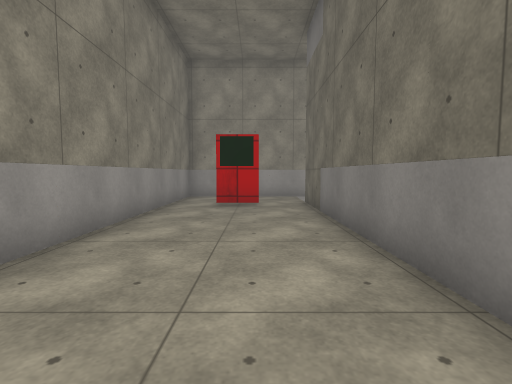
[1] (above)

12 first-person views from a walk through a 3-D level made in the Unity game engine. The camera is 1.2 m above the floor, tilts 4° down and sees 85° across. The floor is counted in squares, 1.33 m on a side. Each view is taken from the middle of a square. On the plan, view 1 faces up. The plan holds only what a view shows up to about 11 squares ahead; the rest is blank. The place goes on beyond the plan. The player is left out. Some surface patterns are stand-ins.

[2]
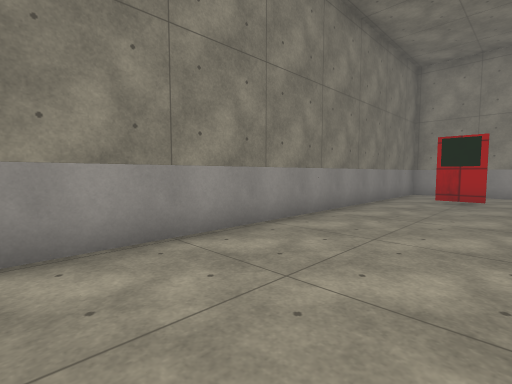

[3]
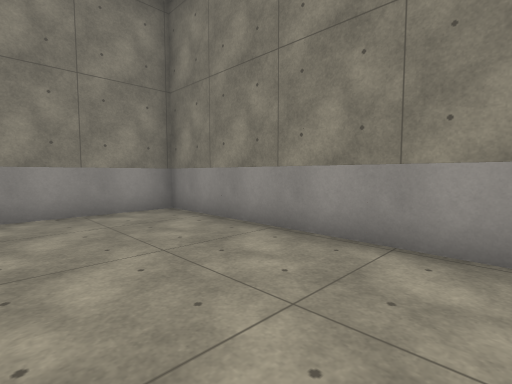

[4]
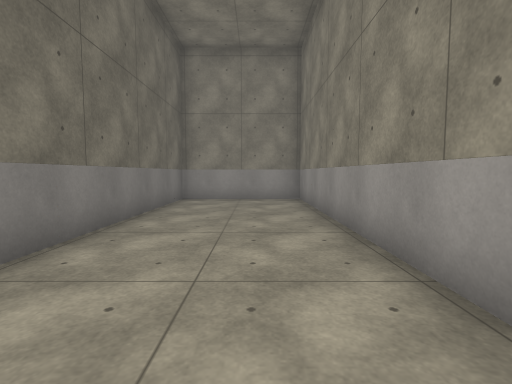

[5]
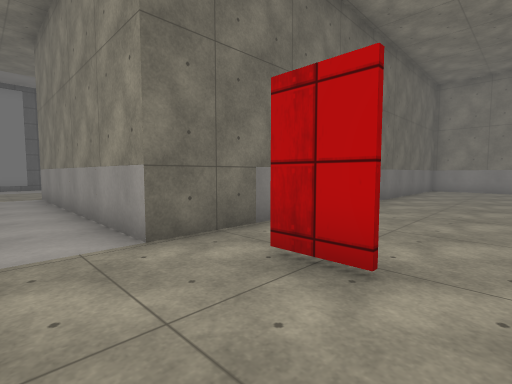

[6]
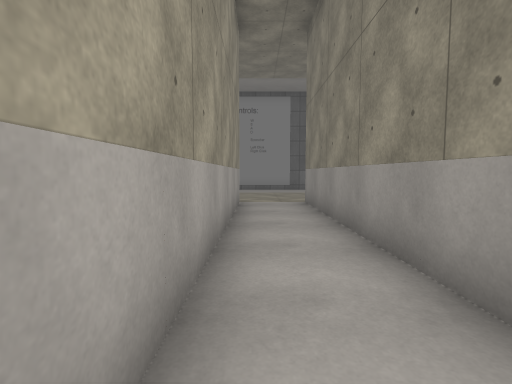

[7]
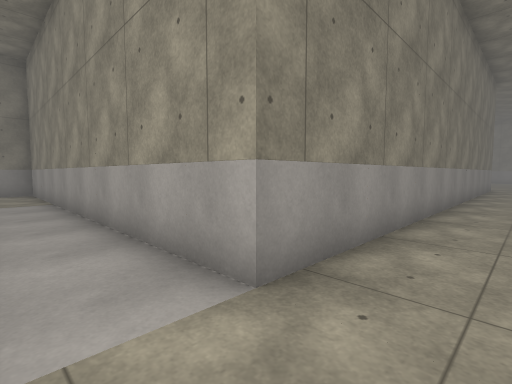

[8]
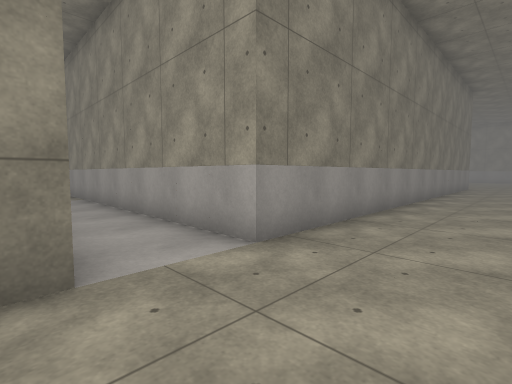

[9]
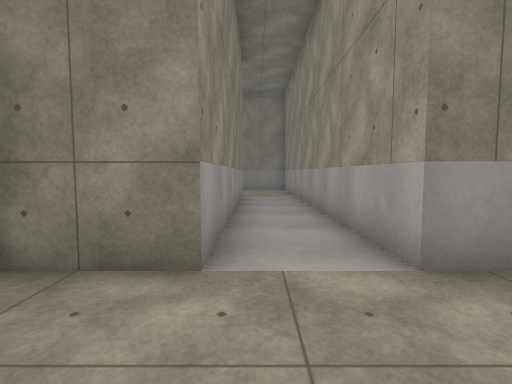

[10]
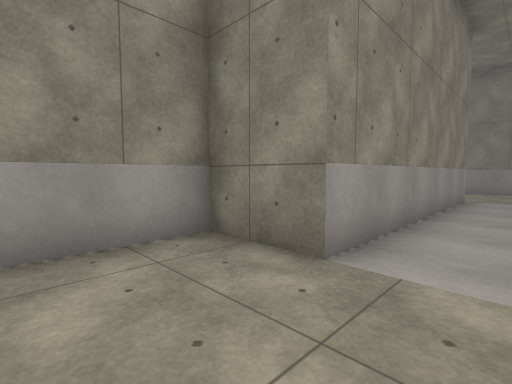

[11]
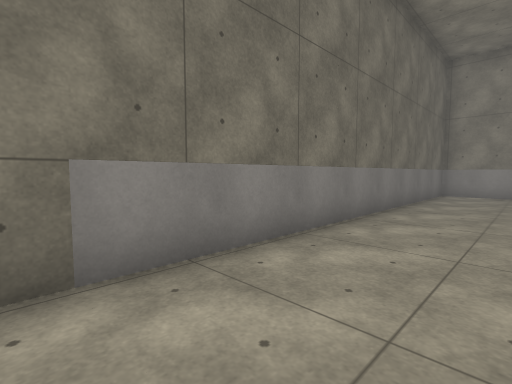

[12]
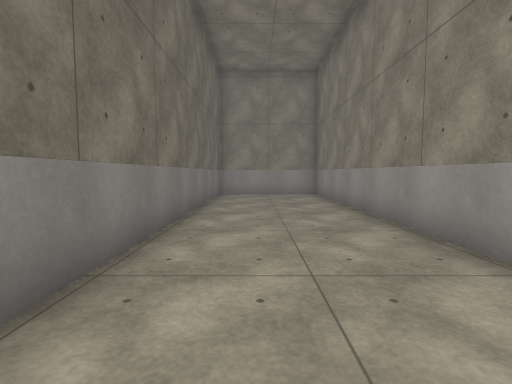

### Floor plan
Points are (right, up) in squares from view 1. A wall is a line through its corners. A room is listed if a view was taken in it or the views show most of it. See-through windows are left out.
Room 1 (views 1, 2, 3, 4, 5, 6, 11, 12)
walls: (-2.5, 2.6) (-2.5, 1.4); (-2.5, 6.5) (-2.5, 5.4); (-2.5, -1.4) (-2.5, -2.5); (4.4, 8.5) (5.6, 8.5); (-0.9, 10.5) (-2.5, 10.5) (-2.5, 9.4); (0.4, -5.5) (1.5, -5.5) (1.5, 7.6); (8.6, 10.5) (-0.8, 10.5)
ways out: opening at (9, 9.5) to room 2
objects: other object (-3, -5); other object (-3, -4); other object (-3, -3); other object (-3, -1); other object (-3, 0); other object (-3, 1); other object (-3, 3); other object (-3, 4); other object (-3, 5); other object (-3, 7); other object (-3, 8); other object (-3, 9); other object (-2, -6); other object (-1, -6); other object (-1, 8) to (0, 8); other object (0, -6); other object (2, 8); other object (3, 8); other object (4, 8); other object (6, 8); other object (7, 8); other object (8, 8)
Room 2 (views 7, 8, 9, 10)
walls: (9.5, 14.5) (9.5, 13.4); (8.4, 8.5) (9.5, 8.5) (9.5, 6.5); (9.5, 18.4) (9.5, 17.4)
ways out: opening at (9, 9.5) to room 1
objects: other object (9, 11); other object (9, 12); other object (9, 13); other object (9, 15); other object (9, 16); other object (9, 17); other object (9, 19); other object (9, 20); other object (10, 6); other object (11, 6)

Positions as (right, up) in squares from view 1, and headings:
1: (0, 0), facing up
2: (1, -2), facing up-left
3: (1, 1), facing down-left
4: (-1, 4), facing down
5: (-2, 10), facing down-right
6: (1, 10), facing right
7: (11, 9), facing up-left
8: (12, 8), facing up-left
9: (12, 9), facing left
10: (12, 10), facing down-left
11: (-1, 7), facing down-right
12: (0, 6), facing down
